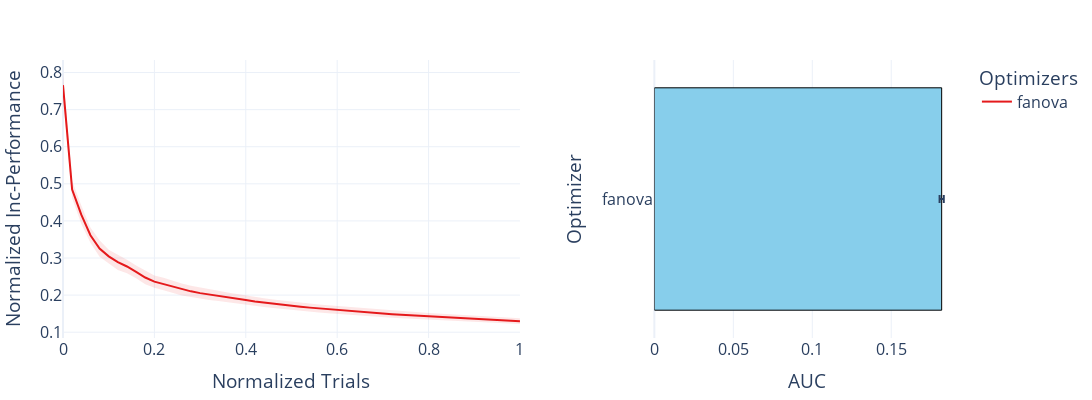

Notebook cell for this chart:
### Code cell
# Which HPI method
plot_one_thing('hpi_method')
